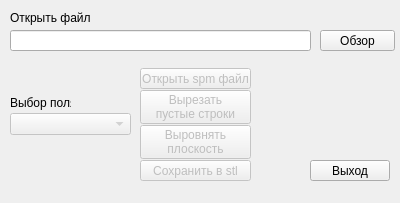
<?xml version="1.0" encoding="UTF-8"?>
<ui version="4.0">
 <class>converter</class>
 <widget class="QMainWindow" name="converter">
  <property name="geometry">
   <rect>
    <x>0</x>
    <y>0</y>
    <width>400</width>
    <height>203</height>
   </rect>
  </property>
  <property name="windowTitle">
   <string>Spm to stl converter</string>
  </property>
  <widget class="QWidget" name="centralWidget">
   <widget class="QPushButton" name="BrowseButton">
    <property name="geometry">
     <rect>
      <x>320</x>
      <y>30</y>
      <width>75</width>
      <height>21</height>
     </rect>
    </property>
    <property name="text">
     <string>Обзор</string>
    </property>
   </widget>
   <widget class="QLineEdit" name="lineEditIn">
    <property name="geometry">
     <rect>
      <x>10</x>
      <y>30</y>
      <width>301</width>
      <height>21</height>
     </rect>
    </property>
    <property name="readOnly">
     <bool>true</bool>
    </property>
   </widget>
   <widget class="QPushButton" name="convBut">
    <property name="enabled">
     <bool>false</bool>
    </property>
    <property name="geometry">
     <rect>
      <x>140</x>
      <y>160</y>
      <width>111</width>
      <height>21</height>
     </rect>
    </property>
    <property name="text">
     <string>Сохранить в stl</string>
    </property>
   </widget>
   <widget class="QLabel" name="label">
    <property name="geometry">
     <rect>
      <x>10</x>
      <y>10</y>
      <width>211</width>
      <height>16</height>
     </rect>
    </property>
    <property name="text">
     <string>Открыть файл</string>
    </property>
   </widget>
   <widget class="QComboBox" name="fieldselect">
    <property name="enabled">
     <bool>false</bool>
    </property>
    <property name="geometry">
     <rect>
      <x>10</x>
      <y>113</y>
      <width>121</width>
      <height>22</height>
     </rect>
    </property>
   </widget>
   <widget class="QPushButton" name="openBut">
    <property name="enabled">
     <bool>false</bool>
    </property>
    <property name="geometry">
     <rect>
      <x>140</x>
      <y>68</y>
      <width>111</width>
      <height>21</height>
     </rect>
    </property>
    <property name="text">
     <string>Открыть spm файл</string>
    </property>
   </widget>
   <widget class="QLabel" name="label_2">
    <property name="geometry">
     <rect>
      <x>10</x>
      <y>95</y>
      <width>61</width>
      <height>16</height>
     </rect>
    </property>
    <property name="text">
     <string>Выбор поля</string>
    </property>
   </widget>
   <widget class="QPushButton" name="exitBut">
    <property name="geometry">
     <rect>
      <x>310</x>
      <y>160</y>
      <width>80</width>
      <height>21</height>
     </rect>
    </property>
    <property name="text">
     <string>Выход</string>
    </property>
   </widget>
   <widget class="QPushButton" name="delZerosBut">
    <property name="enabled">
     <bool>false</bool>
    </property>
    <property name="geometry">
     <rect>
      <x>140</x>
      <y>90</y>
      <width>111</width>
      <height>34</height>
     </rect>
    </property>
    <property name="text">
     <string>Вырезать
пустые строки</string>
    </property>
   </widget>
   <widget class="QPushButton" name="fixSurfBut">
    <property name="enabled">
     <bool>false</bool>
    </property>
    <property name="geometry">
     <rect>
      <x>140</x>
      <y>125</y>
      <width>111</width>
      <height>34</height>
     </rect>
    </property>
    <property name="text">
     <string>Выровнять
плоскость</string>
    </property>
   </widget>
  </widget>
 </widget>
 <layoutdefault spacing="6" margin="11"/>
 <resources/>
 <connections>
  <connection>
   <sender>exitBut</sender>
   <signal>clicked()</signal>
   <receiver>converter</receiver>
   <slot>close()</slot>
   <hints>
    <hint type="sourcelabel">
     <x>349</x>
     <y>90</y>
    </hint>
    <hint type="destinationlabel">
     <x>199</x>
     <y>62</y>
    </hint>
   </hints>
  </connection>
 </connections>
</ui>
